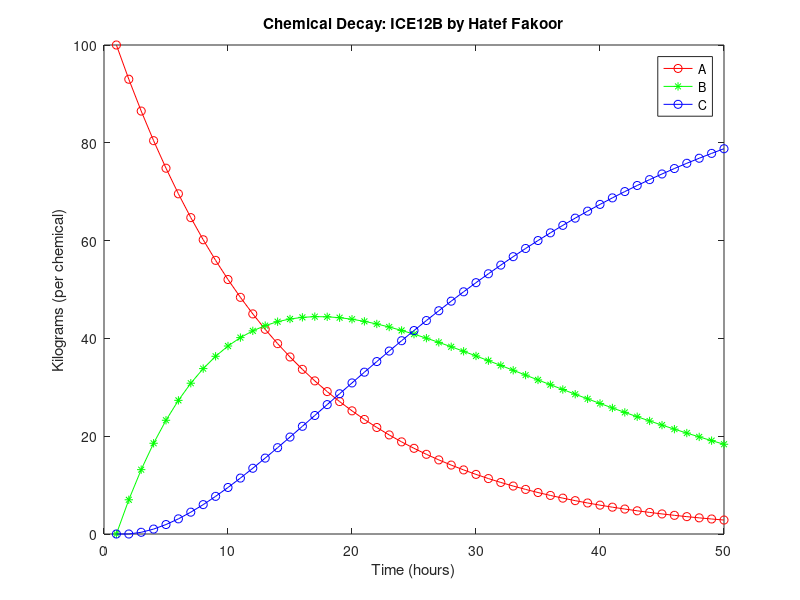

The MATLAB script that drew this image:
% Hatef Fakoor
% CDS130-DL2
% ICE Week 12 Problem ICE12B

clear;clc

% Variables:
A(1) = 100.0;
B(1) = 0.0;
C(1) = 0.0;
d1 = 0.07;
d2 = 0.05;
deltat = 1;

% For-loop definition:
for t = 1:49
A(t+1) = A(t) - deltat * d1 * A(t);
B(t+1) = B(t) - deltat * d2 * B(t);
B(t+1) = B(t+1) + deltat * d1 * A(t);
C(t+1) = C(t);
C(t+1) = C(t+1) + deltat * d2 * B(t);
end

% Plot code:
plot(1:length(A), A, '-or', 1:length(B), B, '-*g', 1:length(C), C, '-ob')
title('Chemical Decay: ICE12B by Hatef Fakoor');
xlabel('Time (hours)');
ylabel('Kilograms (per chemical)');
legend('A','B','C');
totalMaterial = A(length(A)) + B(length(B)) + C(length(C))